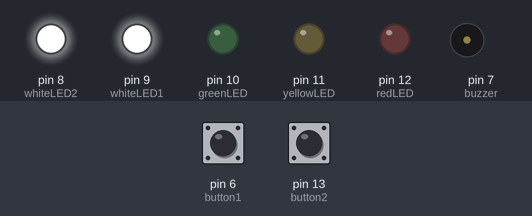
The sketch below on a simulated Arduino Uno, built with avr-gcc and run on an emulated ATmega328P. On the bench: output pins drawn as LEDs (lit = HIGH), buzzer (waves = sounding, pin HIGH). The inputs (shaded band) are chosen by the test bench; at power-on: pin 6 (button1) HIGH, pin 13 (button2) HIGH. Random numbers use the default seed unless the sketch sets one.

Above: at 3.8 s.
3.9 s: pin 6 (button1) pulled LOW for 0.15 s
At 5.2 s:
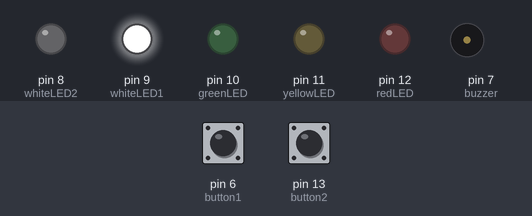
7.0 s: pin 13 (button2) pulled LOW for 3.2 s
At 12.9 s:
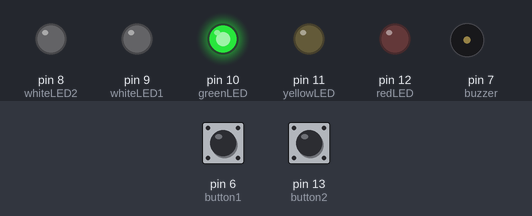
13.2 s: pin 13 (button2) pulled LOW for 1 s
At 15.3 s:
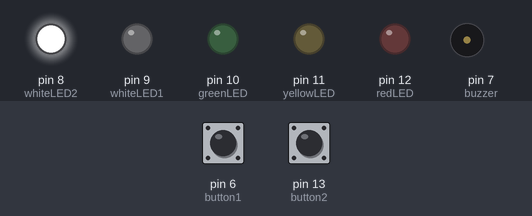
Timing chart, 0 to 22.2 s (numbered marks = the images above; inputs shaded):
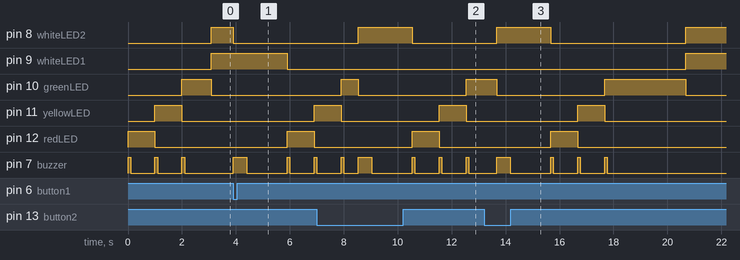

The sketch:

Reaction_game.ino
```cpp
int redLED = 12;
int yellowLED = 11;
int greenLED = 10;
int whiteLED1 = 9;
int whiteLED2 = 8;

int buzzer = 7;

int button1 = 6;
int button2 = 13;

bool buttonPressed = 0;

void setup() {
  // put your setup code here, to run once:
  Serial.begin(9600);
  pinMode(whiteLED1, OUTPUT);
  pinMode(whiteLED2, OUTPUT);
  pinMode(redLED, OUTPUT);
  pinMode(yellowLED, OUTPUT);
  pinMode(greenLED, OUTPUT);

  pinMode(buzzer, OUTPUT);

  pinMode(button1, INPUT_PULLUP);
  pinMode(button2, INPUT_PULLUP);

  randomSeed(analogRead(A0));
}
void startSequence(){
  digitalWrite(redLED, HIGH);
  buzz(100);
  delay(900);
  digitalWrite(redLED, LOW);

  digitalWrite(yellowLED, HIGH);
  buzz(100);
  delay(900);
  digitalWrite(yellowLED, LOW);

  digitalWrite(greenLED, HIGH);
  buzz(100);
  delay(random(200,3000));
  digitalWrite(greenLED, LOW);

}
void buzz(int t){
  digitalWrite(buzzer,HIGH);
  delay(t);
  digitalWrite(buzzer,LOW);
}
void loop() {
  startSequence();
  while(buttonPressed == 0){
    digitalWrite(whiteLED1, HIGH);
    digitalWrite(whiteLED2, HIGH);

    if (digitalRead(button1) == 0){
      buttonPressed = 1;
      digitalWrite(whiteLED2, LOW);
    }
    else if (digitalRead(button2) == 0){
      buttonPressed = 1;
      digitalWrite(whiteLED1, LOW);
      }
    }
    buzz(500);
    delay (1500);
    digitalWrite(whiteLED1, LOW);
    digitalWrite(whiteLED2, LOW);
    buttonPressed = 0;
  // put your main code here, to run repeatedly:
}
```

Measured:
- after the input at 3.9 s, pin 8 (whiteLED2): HIGH → LOW at once; pin 9 (whiteLED1): HIGH → LOW after 2.0 s; pin 11 (yellowLED): LOW → HIGH after 3.0 s; pin 12 (redLED): LOW → HIGH after 2.0 s, → LOW 1.0 s later; pin 7 (buzzer): goes HIGH 0.50 s, LOW 1.5 s, HIGH 0.10 s, LOW 0.90 s, then HIGH, starting at once
- after the input at 7.0 s, pin 12 (redLED): LOW → HIGH after 3.5 s, → LOW 1.0 s later
- after the input at 13.2 s, pin 11 (yellowLED): LOW → HIGH after 3.5 s, → LOW 1.0 s later; pin 12 (redLED): LOW → HIGH after 2.5 s, → LOW 1.0 s later; pin 7 (buzzer): LOW → HIGH after 0.47 s, → LOW 0.50 s later, → HIGH 1.5 s later, → LOW 0.10 s later, … (8 changes in this stretch)
- by itself, pin 7 (buzzer): alternates HIGH for 0.10 s and LOW for 0.90 s, 6 changes in all, then stays LOW
